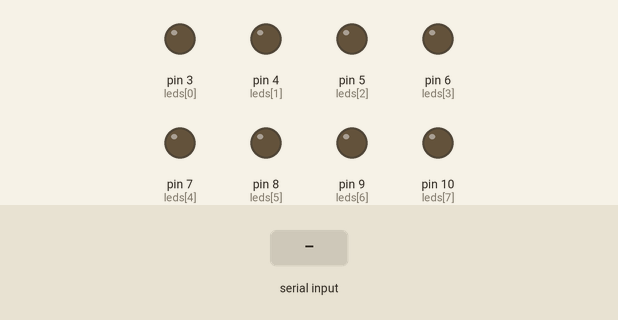
Simulated run of this sketch. Board: Arduino Uno, built with avr-gcc and run on an emulated ATmega328P. On the bench: output pins drawn as LEDs (lit = HIGH). The inputs (shaded band) are chosen by the test bench.

Above: at 1.2 s.
1.3 s: "90,45\n" received over Serial
At 3.1 s:
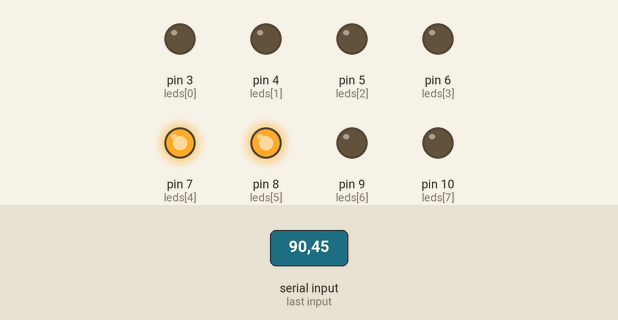
4.3 s: "30,150\n" received over Serial
At 7.0 s:
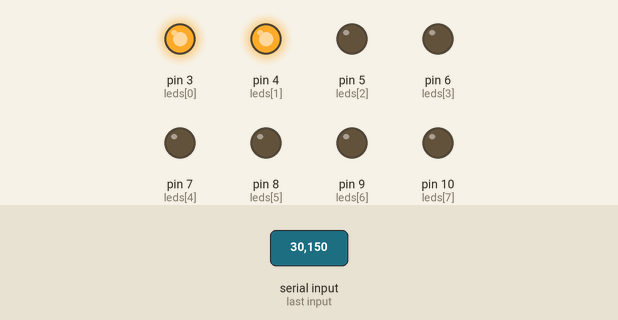
7.3 s: "5\n" received over Serial
At 9.0 s:
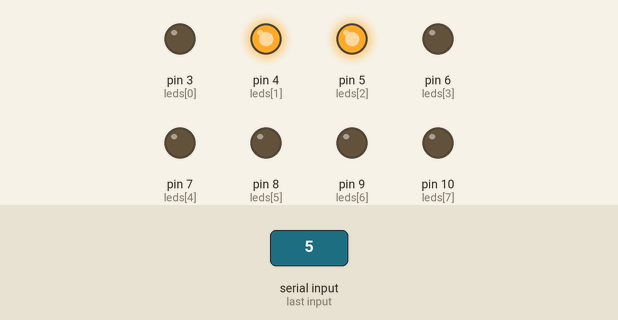
10.3 s: "200\n" received over Serial
At 13.1 s:
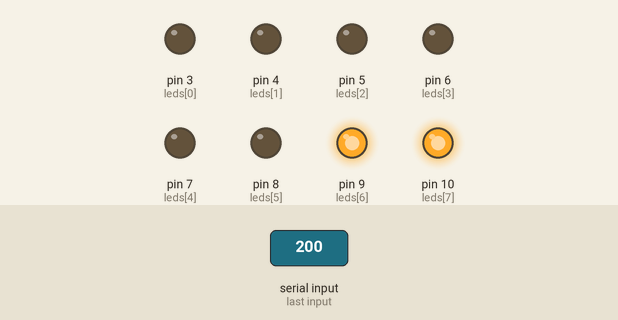
13.3 s: "90\n" received over Serial
At 14.9 s:
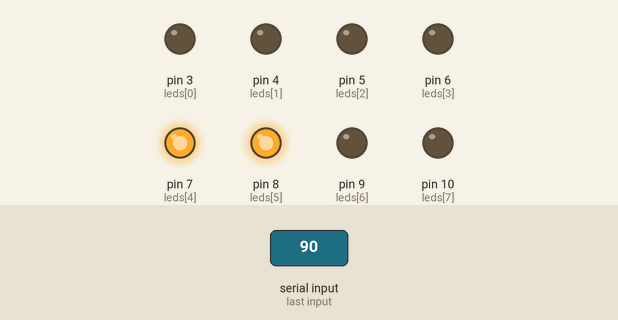
15.9 s: "30,150\n" received over Serial
At 19.2 s:
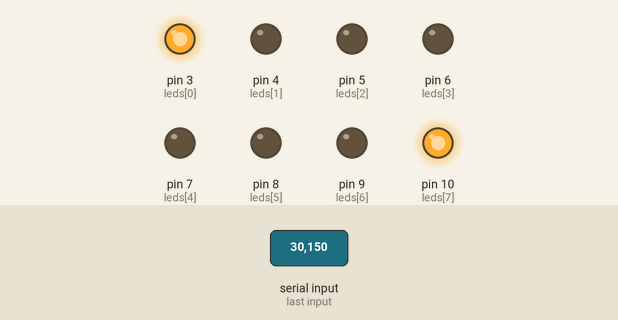
Timing chart, 0 to 30.0 s (numbered marks = the images above; inputs shaded):
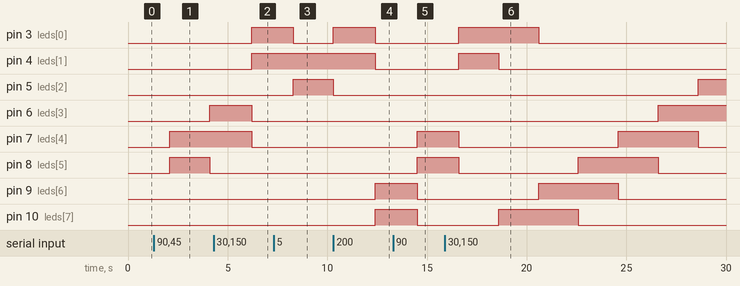

Measured:
- after the input at 1.3 s, pin 6 (leds[3]): LOW → HIGH after 2.8 s; pin 7 (leds[4]): LOW → HIGH after 0.80 s; pin 8 (leds[5]): LOW → HIGH after 0.80 s, → LOW 2.0 s later
- after the input at 4.3 s, pin 3 (leds[0]), pin 4 (leds[1]): LOW → HIGH after 1.9 s; pin 5 (leds[2]): stays LOW (without the input it goes to HIGH after 1.8 s); pin 6 (leds[3]): HIGH → LOW after 1.9 s
- after the input at 7.3 s, pin 3 (leds[0]): HIGH → LOW after 1.0 s instead of 2.9 s; pin 4 (leds[1]): stays HIGH (without the input it goes to LOW after 0.90 s)
- after the input at 10.3 s, pin 3 (leds[0]): HIGH → LOW after 2.1 s; pin 9 (leds[6]): LOW → HIGH after 2.1 s
- after the input at 13.3 s, pin 7 (leds[4]): LOW → HIGH after 1.2 s; pin 9 (leds[6]): HIGH → LOW after 1.2 s
- after the input at 15.9 s, pin 7 (leds[4]): HIGH → LOW after 0.70 s instead of 2.6 s; pin 9 (leds[6]): LOW → HIGH after 4.7 s instead of 10.6 s

The sketch:

ProgramaT7.ino
```cpp
int leds[8] = {3, 4, 5, 6, 7, 8, 9, 10};
//Bit menos significativo - 10
//Bit menos significativo - 3
void setup() {
  // put your setup code here, to run once:
  for (int i = 0; i < 8; i++)
  {
    pinMode(leds[i], OUTPUT);
  }
  Serial.begin(9600);
  Serial.setTimeout(100);
}

int values[8] = {1, 2, 4, 8, 16, 32, 64, 128};
int  cociente, residuo; //num decimal a leer
int val =-1, val2;
int k = 7;
void loop() {

  if (Serial.available() > 0)
  {
    val = Serial.readString().toInt();
  }

  if ( val != -1) {
    val = val % 8;
    val2 = (val + 1)%8;
    cociente = values[val] + values[val2];

    k = 7;
    while (cociente > 0) {
      residuo = cociente % 2;
      digitalWrite(leds[k--], residuo);
      cociente = cociente / 2;
    }

    for (; k >= 0; k--) {
      digitalWrite(leds[k], 0);
    }
    val = val +1;

  }else{
      limpiar();

    }
  delay(2000);
}


void limpiar(){
  for(int i =0; i < 8; i++){
      digitalWrite(leds[i],0);
   }
 }
```
